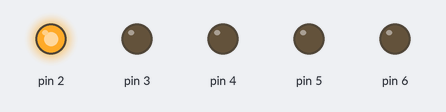
Bench run of a sketch on a simulated Arduino Uno, built with avr-gcc and run on an emulated ATmega328P. Parts: output pins drawn as LEDs (lit = HIGH).

Above: at 0.05 s.
At 0.25 s:
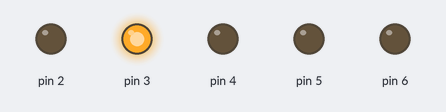
At 0.65 s:
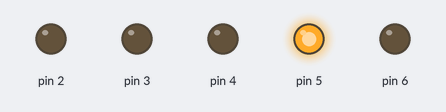
At 0.75 s:
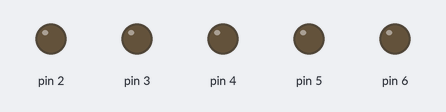
At 1.45 s:
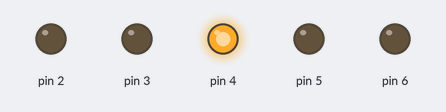
At 2.85 s:
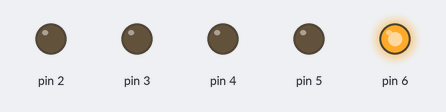
Timing chart, 0 to 3.1 s (numbered marks = the images above):
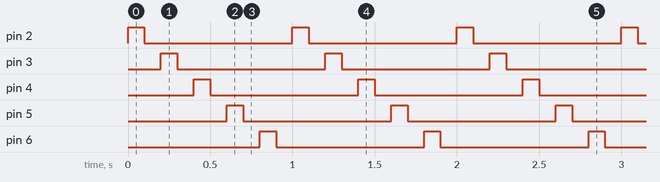

Measured:
- by itself, pin 2–6: alternates HIGH for 0.10 s and LOW for 0.90 s
- by itself, everything shown: repeats every 1.0 s, in 10 steps

The sketch:

SMRTM502.ino
```cpp
void setup()
{
  for(int i = 2; i <= 6; i++)
  {
    pinMode(i,OUTPUT);
  }

}
void loop()
{
  // runs smartBlink function
  // smartBlink(pin, time);
  for(int i = 2; i <= 6; i++)
  {
    smartBlink(i,100);
  }
}

void smartBlink(int pin, int time)
{
  // turns LED on
  digitalWrite(pin, HIGH);
  // delay is = to the time argument
  delay(time);
  // turns LED off
  digitalWrite(pin, LOW);
  delay(time);
}
```
